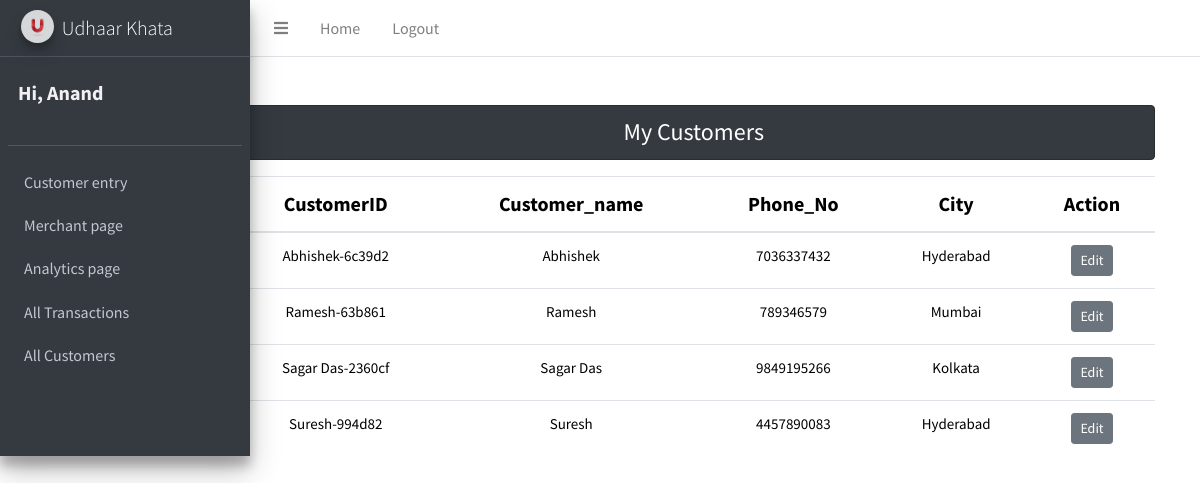
Before: /main/mycust_table (signed in) with the older database file.
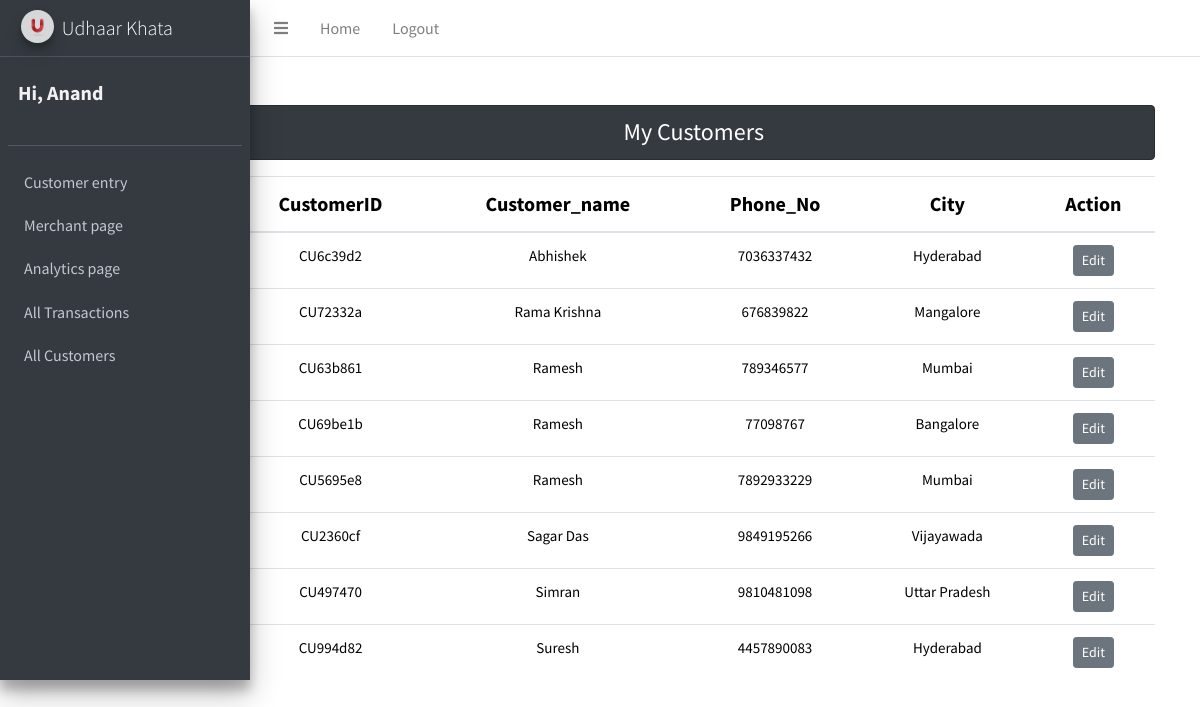
After: the same page with the newer database file.
### main/models.py (models this page shows)
class customers(models.Model):
    Customer_ID = models.CharField(max_length=70)
    Customer_name = models.CharField(max_length=70)
    Phone_No = models.IntegerField()
    City = models.CharField(max_length=70)
    user = models.ForeignKey(User, on_delete = models.CASCADE)

### main/views.py (the view)
# urls.py: path('mycust_table',views.mycust_table, name='mycust_table'),
def mycust_table(request):
    if request.user.is_authenticated:
        log_user = request.user
    else:
        return HttpResponseRedirect('accounts/login')
    stud = customers.objects.filter(user=log_user)
    stud = stud.order_by('Customer_name')
    return render(request,'mycust_table.html',{'stu':stud})

### templates/mycust_table.html (shortened to what the changed rows need)
<!DOCTYPE html>
{% load static %}
<html lang="en">
<head>
    <link rel="stylesheet" href="{% static 'plugins/fontawesome-free/css/all.min.css' %}">
    <link rel="stylesheet" href="{% static 'dist/css/adminlte.min.css' %}">
</head>
<body class="hold-transition sidebar-mini">
    <div class="wrapper">
        <aside class="main-sidebar sidebar-dark-primary elevation-4">
          <a href="/" class="brand-link">
            <img src="{% static 'dist/img/U-logo.jpg' %}" alt="AdminLTE Logo" class="brand-image img-circle elevation-3" style="opacity: .8">
            <span class="brand-text font-weight-light">Udhaar Khata</span>
          </a>
        </aside>
        <div class = "center container mt-5">
            <div class = "col-sm-10 offset-2">
                {% if stu %}
                <table class="text-center table table-hover">
                    <thead>
                    <tr>
                    <th scope="col" style="color:black;font-size:20px;">CustomerID</th>
                    <th scope="col" style="color:black;font-size:20px;">Customer_name</th>
                    <th scope="col" style="color:black;font-size:20px;">Phone_No</th>
                    <th scope="col" style="color:black;font-size:20px;">City</th>
                    <th scope="col" style="color:black;font-size:20px;">Action</th>
                    </tr>
                    </thead>
                    <tbody>
                    {% for st in stu %}
                    <tr>
                        <td style="color:black;font-size:15px;">{{st.Customer_ID}}</td>
                        <td style="color:black;font-size:15px;">{{st.Customer_name}}</td>
                        <td style="color:black;font-size:15px;">{{st.Phone_No}}</td>
                        <td style="color:black;font-size:15px;">{{st.City}}</td>
                        <td><a href="{% url 'updatedata_1' st.id %}" class = 'btn btn-secondary btn-sm'>Edit</a></td>
                    </tr>
                    {% endfor %}
                    </tbody>
                </table>
                {% else %}
                <h4 class = "text-center alert alert-info">No Records</h4>
                {% endif %}
            </div>
        </div>
    </div>
</body>
</html>

Changed rows visible on the page:
changed customers "Abhishek": Customer_ID "Abhishek-6c39d2" → "CU6c39d2"
added customers: Customer_ID "CU72332a", Customer_name "Rama Krishna", Phone_No "676839822", City "Mangalore"
changed customers (number 3 of 8 on the later page): Customer_ID "Ramesh-63b861" → "CU63b861"; Phone_No "789346579" → "789346577"
added customers: Customer_ID "CU69be1b", Customer_name "Ramesh", Phone_No "77098767", City "Bangalore"
added customers: Customer_ID "CU5695e8", Customer_name "Ramesh", Phone_No "7892933229", City "Mumbai"
changed customers "Sagar Das": Customer_ID "Sagar Das-2360cf" → "CU2360cf"; City "Kolkata" → "Vijayawada"
added customers: Customer_ID "CU497470", Customer_name "Simran", Phone_No "9810481098", City "Uttar Pradesh"
changed customers "Suresh": Customer_ID "Suresh-994d82" → "CU994d82"
